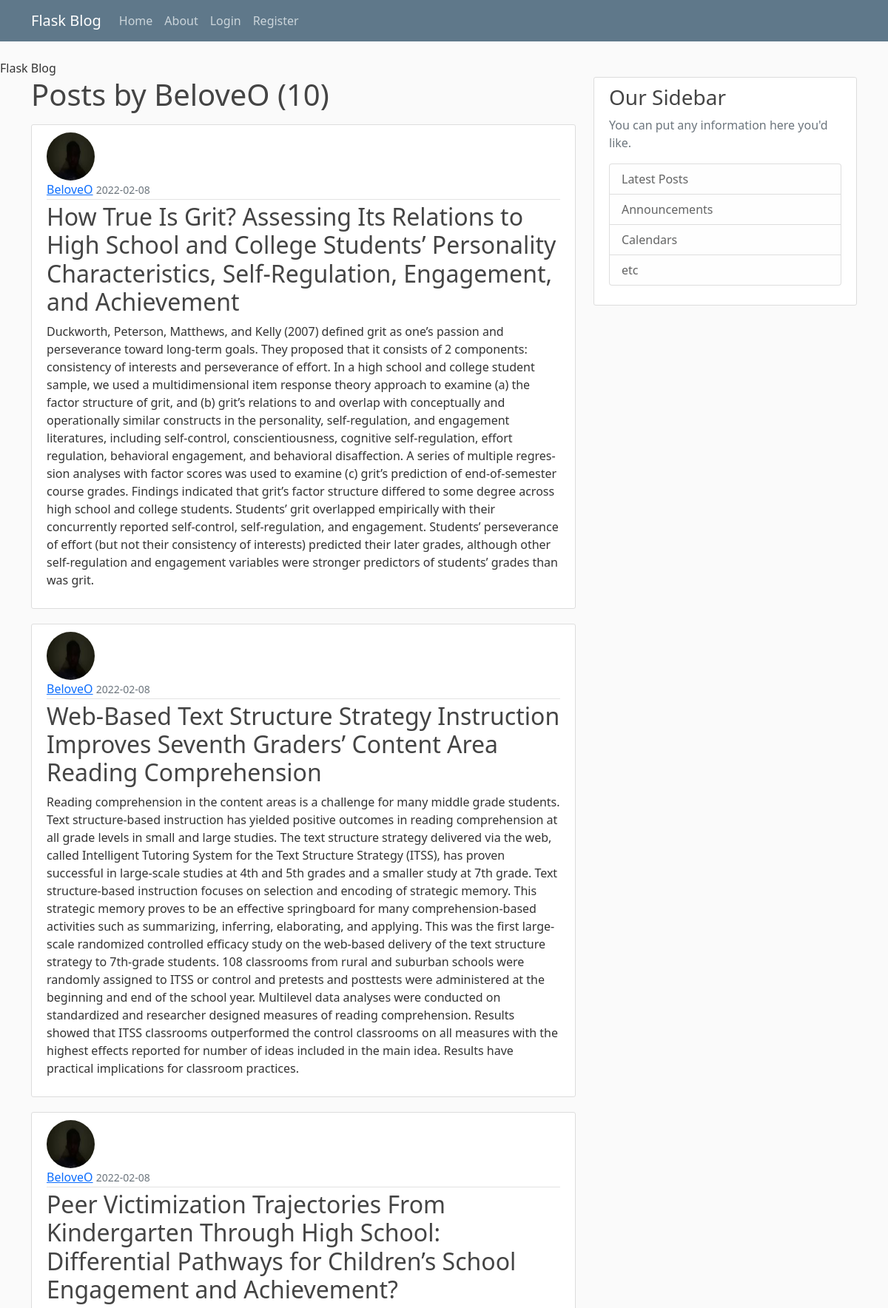
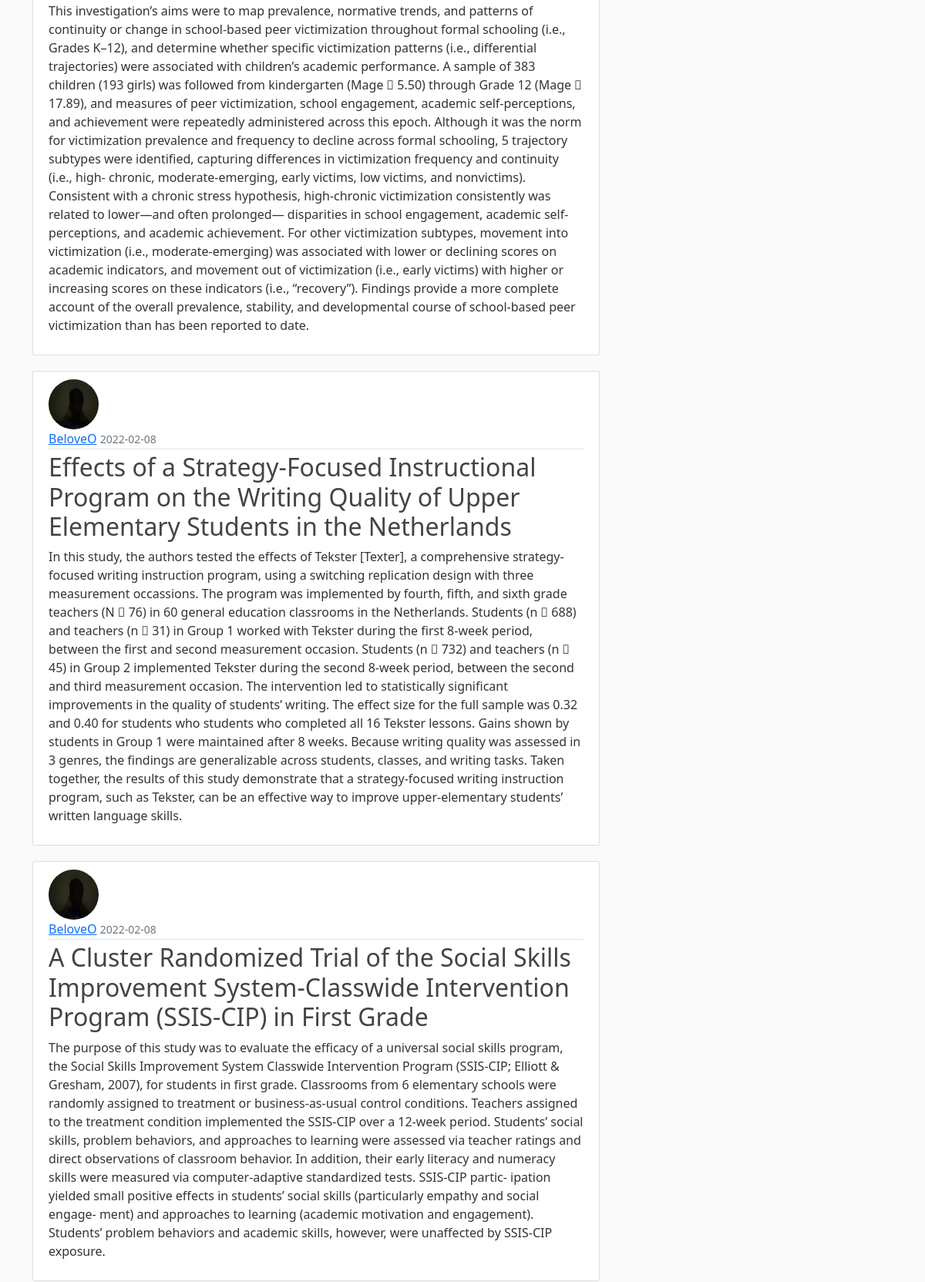
/user/BeloveO (upper part), run on the app's committed database (2 pictures, top to bottom).
### flaskblog/models.py (models this page shows, shortened)
class User(db.Model, UserMixin):
	id = db.Column(db.Integer, primary_key=True)
	username = db.Column(db.String(20), unique=True, nullable=False)
	email = db.Column(db.String(120), unique=True, nullable=False)
	image_file = db.Column(db.String(20), nullable=False, default='default.jpg')
	password = db.Column(db.String(60), nullable=False)
	posts = db.relationship('Post', backref='author', lazy=True)

class Post(db.Model):
	id = db.Column(db.Integer, primary_key=True)
	title = db.Column(db.String(100), nullable=False)
	date_posted = db.Column(db.DateTime, nullable=False, default=datetime.utcnow)
	content = db.Column(db.Text, nullable=False)
	user_id = db.Column(db.Integer, db.ForeignKey('user.id'), nullable=False)

### flaskblog/routes.py (the view)
@app.route("/user/<string:username>")
def user_posts(username):
	page = request.args.get('page', 1, type=int)
	user = User.query.filter_by(username=username).first_or_404()
	posts = Post.query.filter_by(author=user)\
		.order_by(Post.date_posted.desc())\
		.paginate(page=page, per_page=5)
	return render_template('user_posts.html', posts=posts, user=user)

### flaskblog/templates/user_posts.html (shortened to what this page needs)
{% extends "layout.html" %}
{% block content %}
	<h1 class="mb-3">Posts by {{ user.username }} ({{ posts.total }})</h1>
   {% for post in posts.items %}
       <article class="media content-section">
       	<img class="rounded-circle article-img" src="{{ url_for('static', filename='profile_pics/' + post.author.image_file) }}">
         <div class="media-body">
           <div class="article-metadata">
             <a class="mr-2" href="{{ url_for('user_posts', username=post.author.username) }}">{{ post.author.username }}</a>
             <small class="text-muted">{{ post.date_posted.strftime('%Y-%m-%d') }}</small>
           </div>
           <h2><a class="article-title" style="text-decoration: none" href="{{ url_for('post', post_id=post.id) }}">{{ post.title }}</a></h2>
           <p class="article-content">{{ post.content }}</p>
         </div>
       </article>
    {% endfor %}
{% endblock content %}

### flaskblog/static/main.css (style rules this page uses)
body { background: #fafafa; color: #333333; margin-top: 5rem; }
h1, h2, h3, h4, h5, h6 { color: #444444; }
.content-section { background: #ffffff; padding: 10px 20px; border: 1px solid #dddddd; border-radius: 3px; margin-bottom: 20px; }
.article-title { color: #444444; }
.article-content { white-space: pre-line; }
.article-img { height: 65px; width: 65px; margin-right: 16px; }
.article-metadata { padding-bottom: 1px; margin-bottom: 4px; border-bottom: 1px solid #e3e3e3 }

### data on the page
User: username "BeloveO"
Post: image_file (picture), author.username "BeloveO", date_posted "2022-02-08", title "How True Is Grit? Assessing Its Relations to High School and College Students’ Personality Characteristics, Self-Regulation, Engagement, and Achievement", content "Duckworth, Peterson, Matthews, and Kelly (2007) defined grit as one’s passion and perseverance toward long-term goals. They proposed that it consists of 2 components: consistency of interests and perseverance of effort. In a high school and college student sample, we used a multidimensional item response theory approach to examine (a) the factor structure of grit, and (b) grit’s relations to and overlap with conceptually and operationally similar constructs in the personality, self-regulation, and engagement literatures, including self-control, conscientiousness, cognitive self-regulation, effort regulation, behavioral engagement, and behavioral disaffection. A series of multiple regres-…"
Post: image_file (picture), author.username "BeloveO", date_posted "2022-02-08", title "Web-Based Text Structure Strategy Instruction Improves Seventh Graders’ Content Area Reading Comprehension", content "Reading comprehension in the content areas is a challenge for many middle grade students. Text structure-based instruction has yielded positive outcomes in reading comprehension at all grade levels in small and large studies. The text structure strategy delivered via the web, called Intelligent Tutoring System for the Text Structure Strategy (ITSS), has proven successful in large-scale studies at 4th and 5th grades and a smaller study at 7th grade. Text structure-based instruction focuses on selection and encoding of strategic memory. This strategic memory proves to be an effective springboard for many comprehension-based activities such as summarizing, inferring, elaborating, and applying.…"
Post: image_file (picture), author.username "BeloveO", date_posted "2022-02-08", title "Peer Victimization Trajectories From Kindergarten Through High School: Differential Pathways for Children’s School Engagement and Achievement?", content "This investigation’s aims were to map prevalence, normative trends, and patterns of continuity or change in school-based peer victimization throughout formal schooling (i.e., Grades K–12), and determine whether specific victimization patterns (i.e., differential trajectories) were associated with children’s academic performance. A sample of 383 children (193 girls) was followed from kindergarten (Mage 􏰀 5.50) through Grade 12 (Mage 􏰀 17.89), and measures of peer victimization, school engagement, academic self-perceptions, and achievement were repeatedly administered across this epoch. Although it was the norm for victimization prevalence and frequency to decline across formal schooling, 5…"
Post: image_file (picture), author.username "BeloveO", date_posted "2022-02-08", title "Effects of a Strategy-Focused Instructional Program on the Writing Quality of Upper Elementary Students in the Netherlands", content "In this study, the authors tested the effects of Tekster [Texter], a comprehensive strategy-focused writing instruction program, using a switching replication design with three measurement occassions. The program was implemented by fourth, fifth, and sixth grade teachers (N \u0011 76) in 60 general education classrooms in the Netherlands. Students (n \u0011 688) and teachers (n \u0011 31) in Group 1 worked with Tekster during the first 8-week period, between the first and second measurement occasion. Students (n \u0011 732) and teachers (n \u0011 45) in Group 2 implemented Tekster during the second 8-week period, between the second and third measurement occasion. The intervention led to statistically significant…"
Post: image_file (picture), author.username "BeloveO", date_posted "2022-02-08", title "A Cluster Randomized Trial of the Social Skills Improvement System-Classwide Intervention Program (SSIS-CIP) in First Grade", content "The purpose of this study was to evaluate the efficacy of a universal social skills program, the Social Skills Improvement System Classwide Intervention Program (SSIS-CIP; Elliott & Gresham, 2007), for students in first grade. Classrooms from 6 elementary schools were randomly assigned to treatment or business-as-usual control conditions. Teachers assigned to the treatment condition implemented the SSIS-CIP over a 12-week period. Students’ social skills, problem behaviors, and approaches to learning were assessed via teacher ratings and direct observations of classroom behavior. In addition, their early literacy and numeracy skills were measured via computer-adaptive standardized tests.…"

### other printed values
{{ posts.total }} "10"
